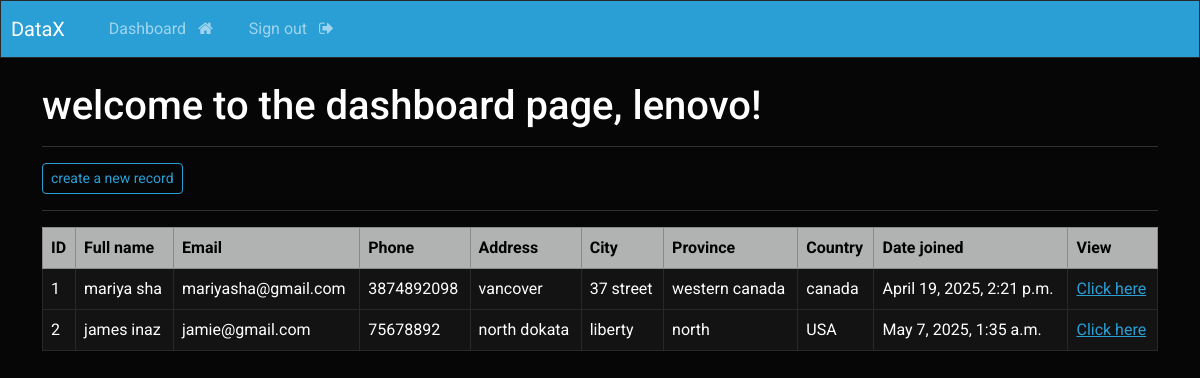
Page /dasboard (signed in) on the earlier database version.
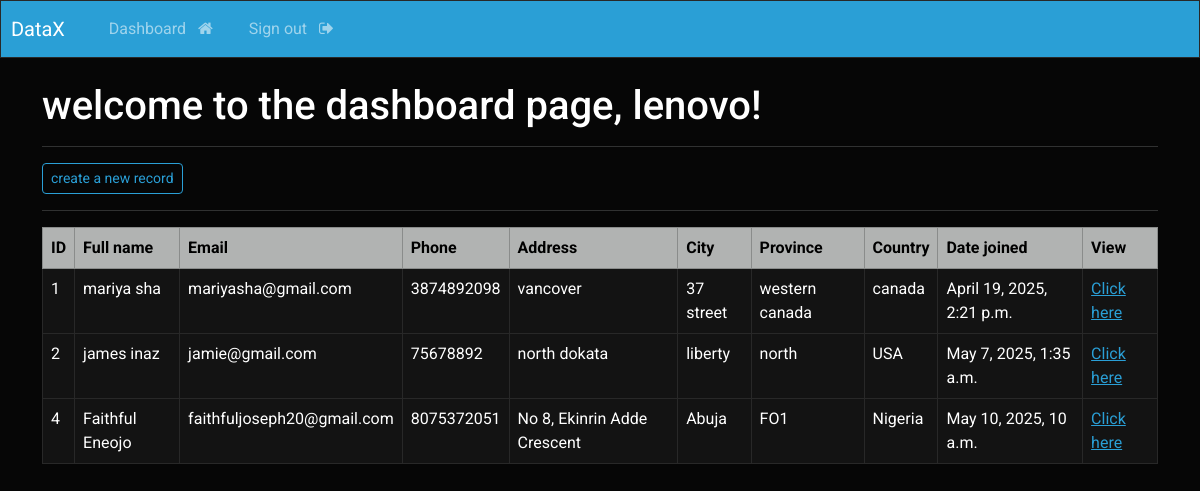
Same page on the later database version.
### webapp/models.py (models this page shows, shortened)
class Record(models.Model):
    creation_date = models.DateTimeField(auto_now_add=True)
    first_name = models.CharField(max_length=150)
    last_name = models.CharField(max_length=150)
    email = models.EmailField(max_length=150)
    phone = models.CharField(max_length=20)
    address = models.CharField(max_length=300)
    city = models.CharField(max_length=255)
    province = models.CharField(max_length=200)
    country = models.CharField(max_length=120)

### webapp/views.py (the view)
# urls.py: path("dasboard", views.dashboard, name = "dashboard"),
@login_required(login_url='my-login')
def dashboard(request):
    my_records = Record.objects.all()
    context = {'records': my_records}
    return render(request, 'webapp/dashboard.html', context = context)

### webapp/templates/webapp/dashboard.html
{% extends 'webapp/base.html' %}
{% block content %}
    <h3>welcome to the dashboard page, {{user}}! </h3>
    <hr>
    <a href="{% url 'create-record' %}" class="btn btn-outline-primary btn-sm">
        create a new record
    </a>
    <hr>
    <table class="table table-hover table-bordered">
        <thead class="table-dark">
            <tr>
                <th scope="col">ID</th>
                <th scope="col">Full name</th>
                <th scope="col">Email</th>
                <th scope="col">Phone</th>
                <th scope="col">Address</th>
                <th scope="col">City</th>
                <th scope="col">Province</th>
                <th scope="col">Country</th>
                <th scope="col">Date joined</th>
                <th scope="col">View</th>
            </tr>
        </thead>
        <tbody>
            {% if records %}
                {% for record in records %}
            <tr>
                <td> {{record.id}}</td>
                <td> {{record.first_name}} {{record.last_name}}</td>
                <td>{{record.email}}</td>
                <td>{{record.phone}}</td>
                <td>{{record.address}}</td>
                <td>{{record.city}}</td>
                <td>{{record.province}}</td>
                <td>{{record.country}}</td>
                <td>{{record.creation_date}}</td>
                <td><a href="{% url 'record' record.id %}">Click here</a></td>
            </tr>
                {% endfor %}
            {% endif  %}
        </tbody>
    </table>
{% endblock %}

### webapp/templates/webapp/base.html (shortened to what this page needs)
{% load static %}
<!DOCTYPE html>
<html lang="en">
<head>
    <link rel="stylesheet" type="text/css" href="https://bootswatch.com/5/cyborg/bootstrap.min.css">
    <link rel="stylesheet"  type="text/css" href="{% static 'css/styles.css' %}">
    <link rel="stylesheet" href="https://cdnjs.cloudflare.com/ajax/libs/font-awesome/4.7.0/css/font-awesome.min.css">
</head>
<body>
    {% include 'webapp/navbar.html'%}
    <div class="container">
        <br>
        {% block content %}
        {% endblock %}
    </div>
</body>
</html>

### webapp/templates/webapp/navbar.html (shortened to what this page needs)
<nav class="navbar navbar-expand-lg navbar-dark bg-primary justify-content-center">
    <a class="navbar-brand main-heading" href="{% url 'home' %}">
      &nbsp; DataX
    </a>
      <div class="collapse navbar-collapse text-center" id="navbarNavDropdown">
        <ul class="navbar-nav mr-auto">
          {% if user.is_authenticated %}
            <li class="nav-item">
              <a class="nav-link" href="{% url 'dashboard' %}">Dashboard &nbsp; <i class="fa fa-home" aria-hidden="true"></i> </a>
            </li>
            <li class="nav-item">
              <a class="nav-link" href="{% url 'user-logout'%}">Sign out &nbsp; <i class="fa fa-sign-out" aria-hidden="true"></i> </a>
            </li>
        </ul>
        {% endif %}
      </div>
  </nav>

Differences in the rows shown:
added Record: id "4", first_name "Faithful", last_name "Eneojo", email "faithfuljoseph20@gmail.com", phone "8075372051", address "No 8, Ekinrin Adde Crescent", city "Abuja", province "FO1", country "Nigeria", creation_date "May 10, 2025, 10 a.m."
